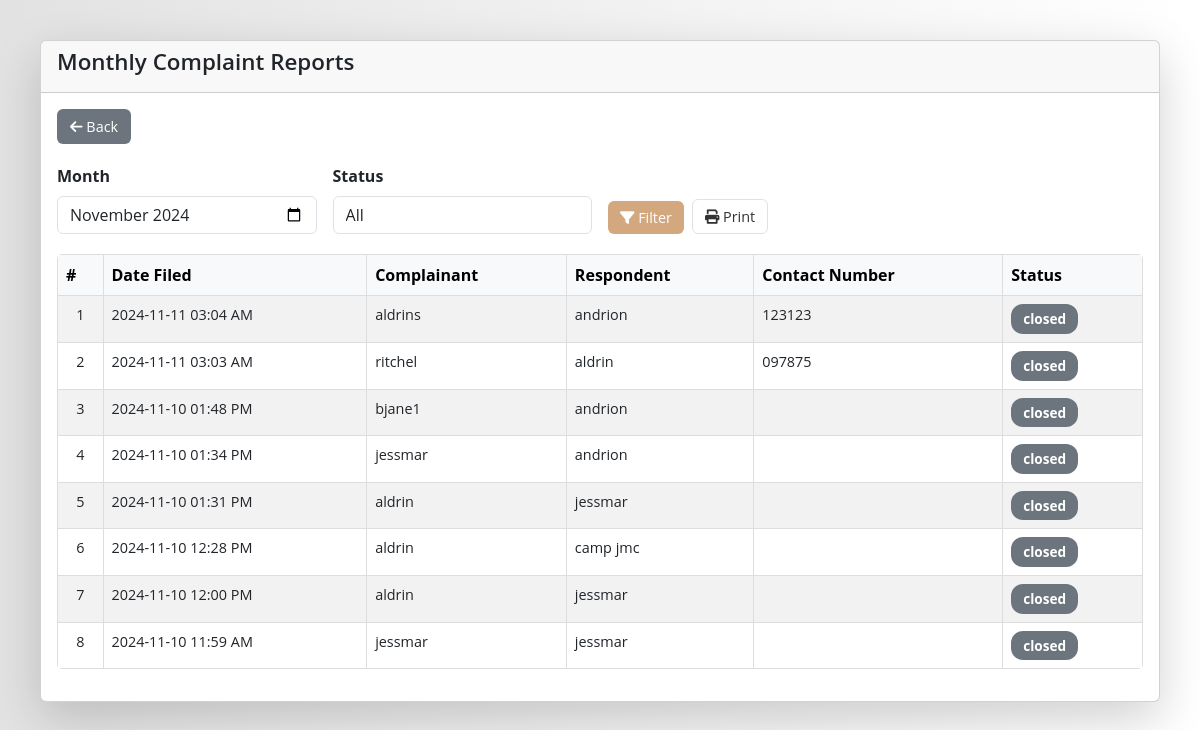
Page /admin/report.php on the committed database.
### tables this page shows
CREATE TABLE `tblcomplaints` (
  `complaint_ID` int(11) NOT NULL,
  `complainantName` varchar(200) NOT NULL,
  `respondentName` varchar(200) NOT NULL,
  `contactNumber` varchar(200) NOT NULL,
  `category` varchar(200) NOT NULL,
  `subcategory` varchar(200) NOT NULL,
  `complaintType` varchar(200) NOT NULL,
  `state` varchar(200) NOT NULL,
  `noc` varchar(200) NOT NULL,
  `complaintDetails` mediumtext NOT NULL,
  `complaintFile` varchar(200) NOT NULL,
  `regDate` timestamp NOT NULL DEFAULT current_timestamp() ON UPDATE current_timestamp(),
  `status` varchar(200) DEFAULT NULL,
  `lastUpdationDate` datetime NOT NULL,
  `user_ID` int(11) NOT NULL,
  `complainantContact` varchar(15) DEFAULT NULL,
  `respondentContact` varchar(15) DEFAULT NULL
);

### admin/report.php (the view, shortened to what this page needs)
<?php
include('../include/config.php');
$month = isset($_GET['month']) ? $_GET['month'] : date("Y-m");
$query = "SELECT * FROM tblcomplaints WHERE date_format(regDate,'%Y-%m') = '{$month}'";
$query .= " ORDER BY unix_timestamp(regDate) DESC";
?>
<!DOCTYPE html>
<html lang="en">
<head>
    <link rel="stylesheet" href="https://cdnjs.cloudflare.com/ajax/libs/font-awesome/6.0.0-beta3/css/all.min.css">
    <link rel="stylesheet" href="https://cdn.jsdelivr.net/npm/bootstrap@5.3.0/dist/css/bootstrap.min.css">
    <link href="https://cdn.jsdelivr.net/npm/bootstrap-icons@1.10.3/font/bootstrap-icons.css" rel="stylesheet">
</head>
<body>
    <div class="container">
        <div class="row justify-content-center">
            <div class="col-12">
                <div class="card shadow-lg">
                    <div class="card-header">
                        <h5 class="card-title">Monthly Complaint Reports</h5>
                    </div>
                    <div class="card-body">
                        <a href="complaint_history.php" class="btn btn-back"><i class="fas fa-arrow-left"></i> Back</a>
                        <form action="" method="get" id="filter">
                            <div class="row g-3">
                                <div class="col-lg-3 col-md-4">
                                    <label for="month" class="form-label">Month</label>
                                    <input type="month" name="month" id="month" value="<?= $month ?>" class="form-control" required>
                                </div>
                                <div class="col-lg-3 col-md-4">
                                    <label for="status" class="form-label">Status</label>
                                    <select name="status" id="status" class="form-control">
                                        <option value="">All</option>
                                    </select>
                                </div>
                                <div class="col-lg-3 col-md-4 d-flex align-items-end">
                                    <button type="submit" class="btn btn-primary me-2"><i class="fa fa-filter"></i> Filter</button>
                                    <button type="button" class="btn btn-light border" id="printButton"><i class="fa fa-print"></i> Print</button>
                                </div>
                            </div>
                        </form>
                        <div class="table-responsive" id="printContent">
                            <table class="table table-bordered table-striped">
                                <thead class="table-light">
                                    <tr>
                                        <th>#</th>
                                        <th>Date Filed</th>
                                        <th>Complainant</th>
                                        <th>Respondent</th>
                                        <th>Contact Number</th>
                                        <th>Status</th>
                                    </tr>
                                </thead>
                                <tbody>
                                    <?php
                                    $i = 1;
                                    $complaints = $bd->query($query);
                                    if ($complaints->num_rows > 0) {
                                        while($row = $complaints->fetch_assoc()):
                                    ?>
                                    <tr>
                                        <td class="text-center"><?= $i++; ?></td>
                                        <td><?= date("Y-m-d h:i A", strtotime($row['regDate'])) ?></td>
                                        <td><?= $row['complainantName'] ?></td>
                                        <td><?= $row['respondentName'] ?></td>
                                        <td><?= $row['contactNumber'] ?></td>
                                        <td>
                                            <?php if(isset($row['complaintStatus'])): ?>
                                                <span class="badge <?= $row['complaintStatus'] == 'closed' ? 'bg-success' : 'bg-warning' ?>">
                                                    <?= ucfirst($row['complaintStatus']) ?>
                                                </span>
                                            <?php else: ?>
                                                <span class="badge bg-secondary">closed</span>
                                            <?php endif; ?>
                                        </td>
                                    </tr>
                                    <?php
                                        endwhile;
                                    } else {
                                        echo "<tr><td colspan='6' class='text-center'>No complaints found for this month.</td></tr>";
                                    }
                                    ?>
                                </tbody>
                            </table>
                        </div>
                    </div>
                </div>
            </div>
        </div>
    </div>
</body>
</html>

### admin/report.php (style rules this page uses)
body { background: linear-gradient(to right, #e2e2e2, #ffffff); font-family: 'Open Sans', sans-serif; margin: 0; padding: 20px; }
.container { max-width: 1200px; padding: 20px; }
h5 { font-size: 1.4rem; color: #343a40; font-weight: 600; }
.form-label { font-weight: bold; }
.btn-primary { background-color: #d3a87e; border: none; font-size: 0.9rem; }
.btn-light { font-size: 0.9rem; }
.btn-back { background-color: #6c757d; color: white; font-size: 0.9rem; margin-bottom: 20px; }
.table { font-size: 0.9rem; border-radius: 5px; overflow: hidden; margin-top: 20px; }
.table-bordered th, .table-bordered td { border: 1px solid #ddd; }
.table thead { background-color: #f8f9fa; font-size: 1rem; }
.badge { padding: 8px 12px; border-radius: 12px; font-size: 0.85rem; }
#printButton { background-color: #ffffff; color: #333; border: 1px solid #ddd; padding: 6px 12px; transition: all 0.3s; }

### rows in the picture
tblcomplaints: regDate "2024-11-11 03:04 AM", complainantName "aldrins", respondentName "andrion", contactNumber "123123"
tblcomplaints: regDate "2024-11-11 03:03 AM", complainantName "ritchel", respondentName "aldrin", contactNumber "097875"
tblcomplaints: regDate "2024-11-10 01:48 PM", complainantName "bjane1", respondentName "andrion"
tblcomplaints: regDate "2024-11-10 01:34 PM", complainantName "jessmar", respondentName "andrion"
tblcomplaints: regDate "2024-11-10 01:31 PM", complainantName "aldrin", respondentName "jessmar"
tblcomplaints: regDate "2024-11-10 12:28 PM", complainantName "aldrin", respondentName "camp jmc"
tblcomplaints: regDate "2024-11-10 12:00 PM", complainantName "aldrin", respondentName "jessmar"
tblcomplaints: regDate "2024-11-10 11:59 AM", complainantName "jessmar", respondentName "jessmar"
